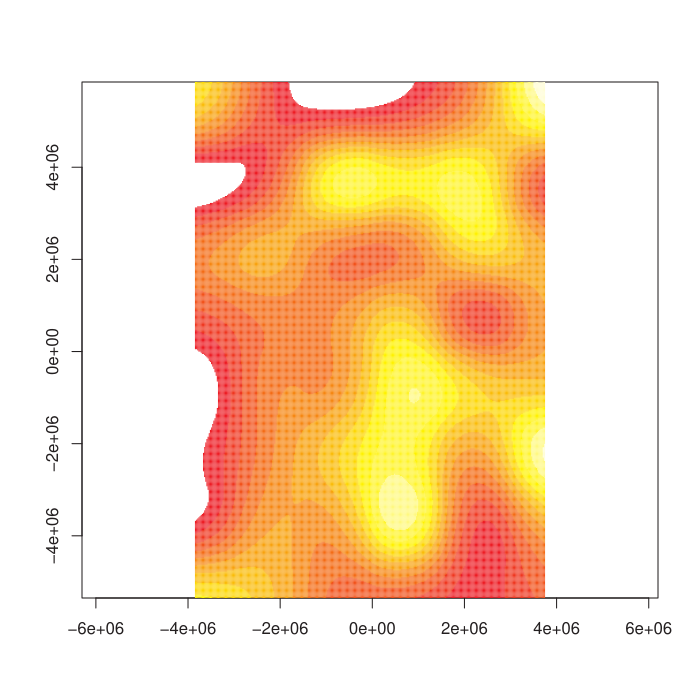

Reproduce this figure in R.
invisible({
   plutil::mysource(ursa)
   session_grid(NULL)
   pdf.start(pdfname())
   a <- ursa_dummy(nband=3,min=0,max=100)
   a <- a[a>=20 & a<=80]
   ignorevalue(a) <- 121
   str(ursa_value(a[2]))
   str(as.matrix(a[2]))
   b1 <- a[[2]]
   str(b1)
  # \dontrun{
   image(b1,asp=1)#}
   b2 <- as.matrix(a[2:3],coords=TRUE)
   print(c('theSame?'=identical(b1,b2)))
   a2 <- as.ursa(b2)
   res <- c(src=a[2],exported_then_imported=a2,diff=a[2]-a2)
   print(res)
   pdf.stop(pdfname())
})
